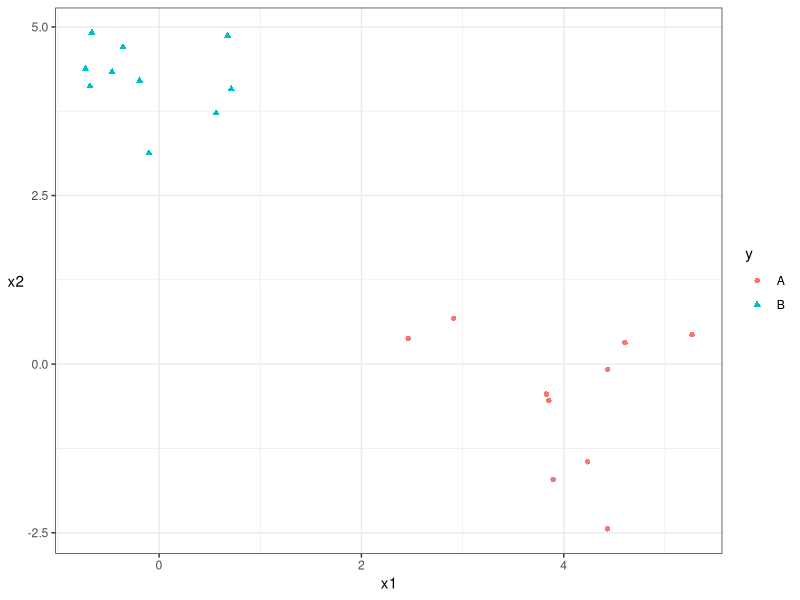

Write the R code that produced this figure.
## ---- chunk 1
suppressPackageStartupMessages(library(tidyverse))
knitr::opts_chunk$set(fig.width=6, fig.height=3, fig.align="center")
## ---- chunk 2
set.seed(4392)
n <- 20
mux1 <- c(4,0)
mux2 <- c(0,4)
tibble(x1 = rnorm(n) + rep(mux1, each=n/2),
       x2 = rnorm(n) + rep(mux2, each=n/2),
       y  = rep(LETTERS[1:2], each=n/2)) %>% 
    ggplot(aes(x1,x2)) +
    geom_point(aes(shape=y, colour=y)) +
    theme_bw() +
    theme(axis.title.y = element_text(angle=0, vjust=0.5))
